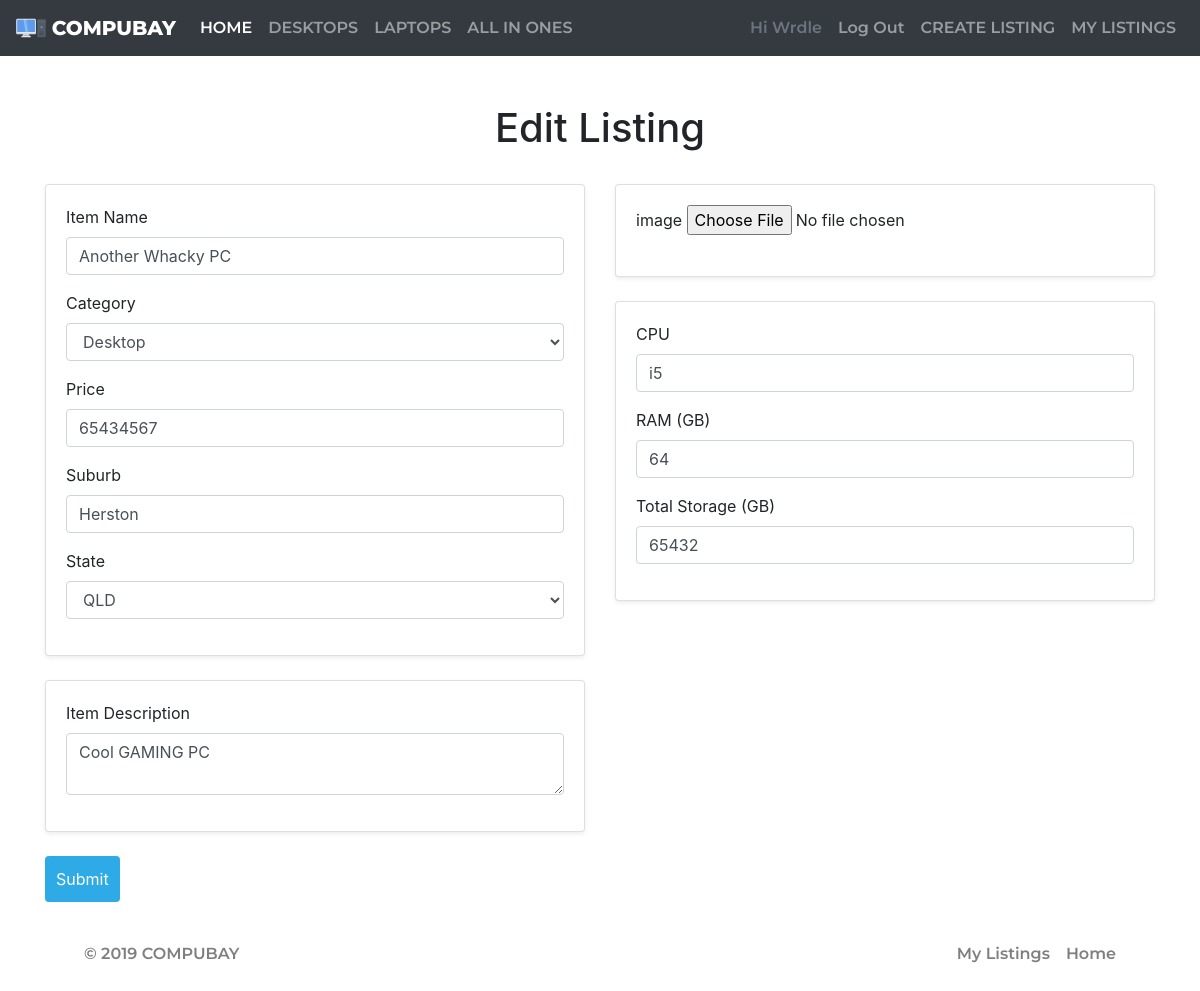
The page /item/8/edit (signed in) on the database its author committed.
### marketplace/models.py (models this page shows)
class User(db.Model,UserMixin):
    __tablename__='users'
    id = db.Column(db.Integer, primary_key=True)
    username = db.Column(db.String(50))
    password_hash = db.Column(db.String(255), nullable=False)
    email = db.Column(db.String(100), index=True, nullable=False)
    phone = db.Column(db.String(50))
    listings = db.relationship('Listing', backref='user')
    bids = db.relationship('Bid', backref='user')

class Listing(db.Model):
    __tablename__='listings'
    id = db.Column(db.Integer, primary_key=True)
    name = db.Column(db.String(50), nullable=False)
    post_date = db.Column(db.DateTime, default=datetime.now(), nullable=False)
    description = db.Column(db.String(400))
    suburb = db.Column(db.String(50), nullable=False)
    state = db.Column(db.String(50), nullable=False)
    price = db.Column(db.Integer, default=0)
    category = db.Column(db.String(15), nullable=False)
    cpu = db.Column(db.String(50))
    ramgb = db.Column(db.Integer)
    totalgb = db.Column(db.Integer)
    image = db.Column(db.String(200), nullable=False)
    seller_id = db.Column(db.Integer, db.ForeignKey('users.id'))
    bids = db.relationship('Bid', backref='listing')

### marketplace/items.py (the view, shortened to what this page needs)
@bp.route('/<id>/edit', methods = ['GET', 'POST'])
@login_required
def edit_item(id):
    listing = Listing.query.filter_by(id=id).first()
    form = CreateItemForm(obj=listing)
    return render_template('update_item.html', form=form, current_user=current_user)

### marketplace/forms.py
class CreateItemForm(FlaskForm):
    image = FileField('image', validators=[FileRequired(), FileAllowed(['jpg', 'png'], 'Images only!')])
    name = StringField('Item Name', validators=[InputRequired()])
    description = TextAreaField('Item Description', validators=[InputRequired(), Length(min=10, max=200)])
    suburb = StringField('Suburb', validators=[InputRequired()])
    state = SelectField('State', validators=[InputRequired()], choices=[('QLD','QLD'),('NSW','NSW'),('ACT','ACT'), ('NT','NT'), ('WA','WA'), ('SA','SA'), ('TAS','TAS'), ('VIC','VIC')])
    category = SelectField('Category', validators=[InputRequired()], choices=[('Desktop','Desktop'),('Laptop','Laptop'),('All In One','All In One')])
    price = IntegerField('Price', validators=[InputRequired()])
    cpu = StringField('CPU', validators=[InputRequired()])
    ramgb = IntegerField('RAM (GB)', validators=[InputRequired()])
    totalgb = IntegerField('Total Storage (GB)', validators=[InputRequired()])
    submit = SubmitField("Submit")

### marketplace/__init__.py (called while the page is built)
def create_app():
  app.debug=True
  app.secret_key='notASecret'
  app.config['SQLALCHEMY_DATABASE_URI']='sqlite:///marketplace.sqlite'
  db.init_app(app)
  bootstrap = Bootstrap(app)
  login_manager = LoginManager()
  login_manager.login_view='auth.login'
  login_manager.init_app(app)
  UPLOAD_FOLDER = '/static/image'
  app.config['UPLOAD_FOLDER'] = UPLOAD_FOLDER
  from .models import User  # importing here to avoid circular references
  @login_manager.user_loader
  def load_user(user_id):
    return User.query.get(int(user_id))
  from . import views
  app.register_blueprint(views.bp)
  from . import items
  app.register_blueprint(items.bp)
  from . import auth
  app.register_blueprint(auth.bp)
  return app

### marketplace/templates/update_item.html (shortened to what this page needs)
{% extends 'base.html' %}
{% block header %}
    <link rel="stylesheet" href="{{url_for('static', filename='css/createitem.css')}}">
{% endblock %}
{% block content %}
    {% import "bootstrap/wtf.html" as wtf %}
    <div class="container">
        <br>
        <br>
        <h1><center>Edit Listing</center></h1>
        <br>
        <form method="POST" enctype="multipart/form-data">
            <div class="row">
                <div class="col-md-6">
                    <div class="card shadow-sm">
                        <div class="card-body">
                            {{wtf.form_field(form.name)}}
                            {{wtf.form_field(form.category)}}
                            {{wtf.form_field(form.price)}}
                            {{wtf.form_field(form.suburb)}}
                            {{wtf.form_field(form.state)}}
                        </div>
                    </div>
                    <br>
                    <div class="card shadow-sm">
                        <div class="card-body">
                            {{wtf.form_field(form.description)}}
                        </div>
                    </div>
                    <br>
                    {{wtf.form_field(form.submit)}}
                </div>
                <div class="col-md-6">
                    <div class="card shadow-sm">
                        <div class="card-body">
                            {{ wtf.form_field(form.image)}}
                        </div>
                    </div>
                    <br>
                    <div class="card shadow-sm">
                        <div class="card-body">
                            {{wtf.form_field(form.cpu)}}
                            {{wtf.form_field(form.ramgb)}}
                            {{wtf.form_field(form.totalgb)}}
                        </div>
                    </div>
                    <br>
                </div>
            </div>
        </form>
{% endblock %}

### marketplace/templates/base.html (shortened to what this page needs)
<!doctype html>
<html lang="en">
    <head>
        <link rel="stylesheet" href="https://stackpath.bootstrapcdn.com/bootstrap/4.3.1/css/bootstrap.min.css">
        <link rel="stylesheet" href="{{url_for('static', filename='css/navbar_footer.css')}}">
        {% block header %}
        {% endblock %}
    </head>
    <body>
        <nav class="navbar navbar-expand-md navbar-dark bg-dark">
            <a class="navbar-brand" href="/">
                <img src="{{url_for('static', filename='img/logo.svg')}}" width="30" height="30" class="d-inline-block align-top" alt="">
                    COMPUBAY
            </a>
            <div class="navbar-collapse collapse" id="navbarTogglerDemo03">
                <ul class="navbar-nav">
                    <li class="nav-item active">
                        <a class="nav-link" href="/">HOME <span class="sr-only">(current)</span></a>
                    </li>
                    <li class="nav-item">
                        <a class="nav-link" href="/search?searchCategory=Desktop">DESKTOPS</a>
                    </li>
                    <li class="nav-item">
                        <a class="nav-link" href="/search?searchCategory=Laptop">LAPTOPS</a>
                    </li>
                    <li class="nav-item">
                        <a class="nav-link" href="/search?searchCategory=All+In+One">ALL IN ONES</a>
                    </li>
                </ul>
                <ul class="navbar-nav ml-auto">
                    {% if current_user.is_authenticated %}
                    <li class="nav-item">
                        <a class="nav-item nav-link disabled text-muted" href="#">
                        <span>Hi {{ current_user.username }}</span></a>
                    </li>
                    <li class="nav-item">
                        <a class="nav-item nav-link" href="{{ url_for('auth.logout') }}">Log Out</a>
                    </li>
                    {% else %}
                    <li class="nav-item">
                    <a class="nav-link" href="/login">SIGN IN <span class="sr-only">(current)</span></a>
                    </li>
                    {% endif %}
                    <li class="nav-item">
                        <a class="nav-link" href="/item/create">CREATE LISTING</a>
                    </li>
                    <li class="nav-item">
                        <a class="nav-link" href="/listings">MY LISTINGS</a>
                    </li>
                </ul>
            </div>
        </nav>
        {% block content %}
        {% endblock %}
        <div class="container">
            <br>
            <footer class="navbar navbar-light navbar-expand-sm">
                <ul class="navbar-nav">
                    <li class="nav-item nav-link">
                        © 2019 COMPUBAY
                    </li>
                </ul>
                <ul class="navbar-nav ml-auto">
                    <li class="nav-item">
                        <a class="nav-link" href="/listings">My Listings</a>
                    </li>
                    <li class="nav-item">
                        <a class="nav-link" href="index.html">Home <span class="sr-only">(current)</span></a>
                    </li>
                </ul>
            </footer>
            <br>
        </div>
    </body>
</html>

### marketplace/static/css/navbar_footer.css (style rules this page uses)
.navbar { font-family: 'Montserrat', Arial, Helvetica, sans-serif; font-weight: 600; }
.navbar .navbar-brand { font-family: 'Montserrat', Arial, Helvetica, sans-serif; font-weight: 800; }

### marketplace/static/css/createitem.css (style rules this page uses)
#submit { background-color: rgb(46, 171, 230); display: block; color: white; padding: 10px 10px 10px 10px; }

### rows shown on the page
User: username "Wrdle"
Listing: name "Another Whacky PC", category "Desktop", price "65434567", suburb "Herston", state "QLD", description "Cool GAMING PC", cpu "i5", ramgb "64", totalgb "65432"
